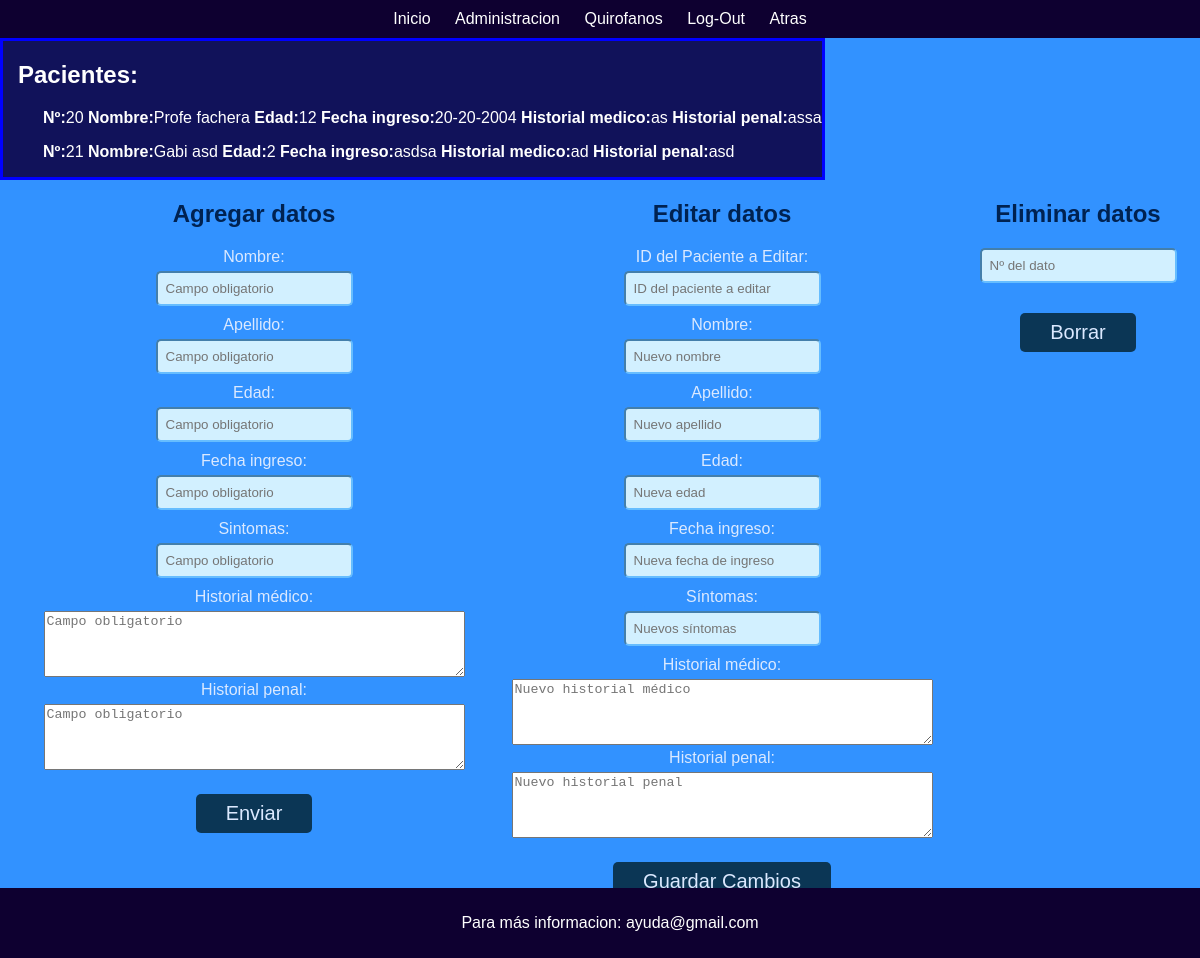
Page /Punk/adm_pacientes.php on the committed database.
### tables this page shows
CREATE TABLE `pacientes` (
  `id_paciente` int(200) NOT NULL,
  `nombre` text DEFAULT NULL,
  `apellido` text DEFAULT NULL,
  `edad` int(150) DEFAULT NULL,
  `fecha_ingreso` varchar(200) DEFAULT NULL,
  `sintomas` varchar(200) DEFAULT NULL,
  `historial_medico` varchar(300) DEFAULT NULL,
  `historial_penal` varchar(300) DEFAULT NULL
);

### Punk/adm_pacientes.php (the view, shortened to what this page needs)
<!DOCTYPE html>
<html lang="en">
<head>
    <link rel="stylesheet" href="./css/Punk.css">
</head>
<body id="inicio">
    <div class="top-bar">
        <a href="#inicio">Inicio</a>
        <a href="adm.php">Administracion</a>
        <a href="hospital.php">Quirofanos</a>
        <a href="index.php">Log-Out</a>
        <a href="hospital.php">Atras</a>
    </div>
    <div class="mostrar">
    <h2 style="padding-left: 15px">Pacientes:</h2>
        <?php
            include ("conexion.php");
            $consulta = mysqli_query($conexion,"SELECT * FROM pacientes");
            while ($lista_consulta= mysqli_fetch_assoc($consulta) ){
        ?>
            <div>
                <ul>
                    <li><b>Nº:</b> <?php echo $lista_consulta["id_paciente"];?> </li>
                    <li><b>Nombre:</b> <?php echo $lista_consulta["nombre"] . " " . $lista_consulta["apellido"]; ?></li>
                    <li><b>Edad:</b> <?php echo $lista_consulta["edad"];?></li>
                    <li><b>Fecha ingreso:</b><?php echo $lista_consulta["fecha_ingreso"];?></li>
                    <li><b>Historial medico:</b><?php echo $lista_consulta["historial_medico"];?></li>
                    <li><b>Historial penal:</b><?php echo $lista_consulta["historial_penal"];?></li>
                </ul>
            </div>
        <?php } ?>
    </div>
    <div class="edit">
        <section class="Form">
            <h2>Agregar datos</h2>
            <form action="insertar_pacientes.php" method="POST">
                <div>
                    <label>Nombre:</label>
                    <input type="text" name="nombre" placeholder="Campo obligatorio" required>
                </div>
                <div>
                    <label>Apellido:</label>
                    <input type="text" name="apellido" placeholder="Campo obligatorio" required>
                </div>
                <div>
                    <label>Edad:</label>
                    <input type="number" name="edad" placeholder="Campo obligatorio" required>
                </div>
                <div>
                    <label>Fecha ingreso:</label>
                    <input type="text" name="fecha_ingreso" placeholder="Campo obligatorio" required>
                </div>
                <div>
                    <label>Sintomas:</label>
                    <input type="text" name="sintomas" placeholder="Campo obligatorio" required>
                </div>
                <div>
                    <label for="historial_medico">Historial médico:</label>
                    <textarea name="historial_medico" rows="4" cols="50" placeholder="Campo obligatorio" required></textarea>
                </div>
                <div>
                    <label for="historial_penal">Historial penal:</label>
                    <textarea name="historial_penal" rows="4" cols="50" placeholder="Campo obligatorio" required></textarea>
                </div>
                <div>
                    <button type="submit" data-bs-toggle="modal" data-bs-target="#staticBackdrop">Enviar</button>
                </div>
            </form>
        </section>
<section class="Form">
    <h2>Editar datos</h2>
    <form action="editar_pacientes.php" method="POST">
        <div>
            <label>ID del Paciente a Editar:</label>
            <input type="text" name="id_paciente" placeholder="ID del paciente a editar" required>
        </div>
        <div>
            <label>Nombre:</label>
            <input type="text" name="nombre" placeholder="Nuevo nombre">
        </div>
        <div>
            <label>Apellido:</label>
            <input type="text" name="apellido" placeholder="Nuevo apellido">
        </div>
        <div>
            <label>Edad:</label>
            <input type="number" name="edad" placeholder="Nueva edad">
        </div>
        <div>
            <label>Fecha ingreso:</label>
            <input type="text" name="fecha_ingreso" placeholder="Nueva fecha de ingreso">
        </div>
        <div>
            <label>Síntomas:</label>
            <input type="text" name="sintomas" placeholder="Nuevos síntomas">
        </div>
        <div>
            <label for="historial_medico">Historial médico:</label>
            <textarea name="historial_medico" rows="4" cols="50" placeholder="Nuevo historial médico"></textarea>
        </div>
        <div>
            <label for="historial_penal">Historial penal:</label>
            <textarea name="historial_penal" rows="4" cols="50" placeholder="Nuevo historial penal"></textarea>
        </div>
        <div>
            <button type="submit">Guardar Cambios</button>
        </div>
    </form>
</section>
        <section>
            <h2>Eliminar datos</h2>
            <form method="POST">
                <input type="text" name="id_paciente" placeholder="Nº del dato">
                <button type="submit" name="submit" value="Borrar">Borrar</button>
            </form>
        </section>
    </div>
    <h1>Holi</h1>
    <div class="elemento-abajo">
        <p>Para más informacion: ayuda@gmail.com</p>
    </div>
</body>
</html>

### Punk/css/Punk.css (style rules this page uses)
html { height: 100%; }
body { font-family: Arial, sans-serif; margin: 0; padding: 0; color: rgb(161, 197, 255); background-color: rgb(50, 146, 255); height: inherit; }
h1 { margin: 0; }
form { display: flex; flex-direction: column; align-items: center; margin-top: 15px; margin-bottom: 20px; }
label { display: block; margin-bottom: 5px; text-align: center; color: rgb(219, 233, 255); }
input { padding: 8px; border-radius: 5px; margin-bottom: 10px; background-color: rgb(210, 240, 255); border-color: rgb(102, 189, 255); }
button { font-size: 20px; margin-top: 20px; padding: 8px 30px; background-color: rgb(11, 54, 85); color: rgb(219, 233, 255); border: none; border-radius: 5px; cursor: pointer; }
.edit { display: flex; margin-left: 20px; color: rgb(0, 34, 81); justify-content: space-around; }
.edit h2 { text-align: center; }
.top-bar { background-color: #0e0030; color: #fff; padding: 10px 0; text-align: center; }
.top-bar a { color: #fff; text-decoration: none; margin: 0 10px; }
.elemento-abajo { position: fixed; bottom: 0; width: 100%; background-color: #0e0030; color: #fff; padding: 10px; text-align: center; z-index: 999; }

### Punk/adm_pacientes.php (style rules this page uses)
.mostrar { display: inline-block; color: white; background-color: #11125a; border: 3px solid blue; align-items: center; }
.mostrar ul li { list-style: none; display: inline-flex; color: white; background-color: #11125a; }

### rows in the picture
pacientes: id_paciente "20", nombre "Profe", apellido "fachera", edad "12", fecha_ingreso "20-20-2004", historial_medico "as", historial_penal "assa"
pacientes: id_paciente "21", nombre "Gabi", apellido "asd", edad "2", fecha_ingreso "asdsa", historial_medico "ad", historial_penal "asd"
